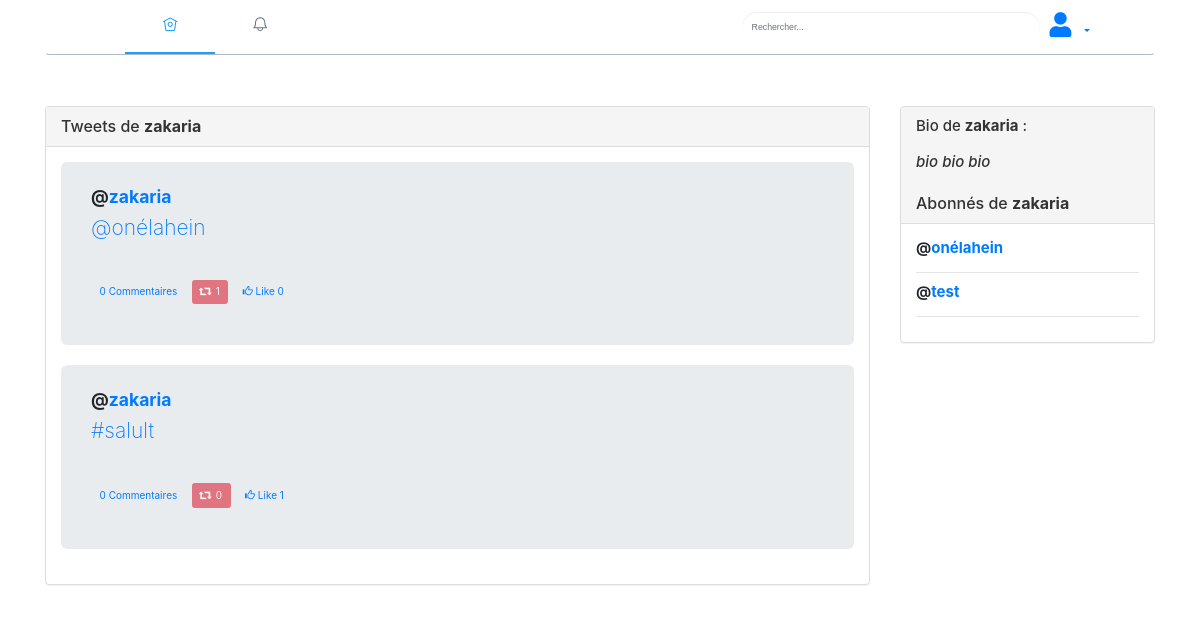
The page /views/user_tweets.php?data=zakaria (signed in) on the database its author committed.
### tables this page shows
CREATE TABLE IF NOT EXISTS `tweet` (
  `id` int NOT NULL AUTO_INCREMENT,
  `id_user` int NOT NULL,
  `content` text NOT NULL,
  `id_hashtag` int DEFAULT NULL,
  `id_user_mention` int DEFAULT NULL,
  `id_media` int DEFAULT NULL,
  `date` datetime NOT NULL,
  PRIMARY KEY (`id`),
  KEY `id_hashtag` (`id_hashtag`),
  KEY `id_user_mention` (`id_user_mention`),
  KEY `id_media` (`id_media`),
  KEY `id_user` (`id_user`)
);

CREATE TABLE IF NOT EXISTS `users` (
  `id` int NOT NULL AUTO_INCREMENT,
  `nickname` varchar(255) NOT NULL,
  `birthday` date NOT NULL,
  `email` varchar(255) NOT NULL,
  `password` varchar(255) NOT NULL,
  `registration_date` datetime NOT NULL,
  `bio` text,
  `theme` varchar(255) NOT NULL,
  PRIMARY KEY (`id`),
  UNIQUE KEY `email` (`email`),
  UNIQUE KEY `nickname` (`nickname`)
);

### views/user_tweets.php (the view, shortened to what this page needs)
<?php
include('../connect/functions.php');
$query = "
SELECT users.bio as 'bio',users.*, tweet.* FROM tweet
INNER JOIN users ON users.id = tweet.id_user
WHERE users.nickname = '" . $_GET["data"] . "'
GROUP BY tweet.id
ORDER BY tweet.id DESC
";
$statement = $connect->prepare($query);
$statement->execute();
$total_row = $statement->rowCount();
$user_id = Get_user_id($connect, $_GET["data"]);
?>
<html>
<head>
	<link rel="stylesheet" href="https://maxcdn.bootstrapcdn.com/bootstrap/3.3.7/css/bootstrap.min.css">
	<link rel="stylesheet" href="../css/style1.css">
	<link rel="stylesheet" href="../css/dark.css">
</head>
<body>
	<div class="container">
		<?php
		include('menu.php');
		?>
		<div>
		</div>
		<div class="row">
			<?php
			if ($total_row > 0) {
				$result = $statement->fetchAll();
			?>
				<div class="col-md-9">
					<div class="panel panel-default">
						<div class="panel-heading">
							<div class="row">
								<div class="col-md-6">
									<h3 class="panel-title">Tweets de <?php echo '<b>' . ' ' . $_GET["data"] . '</b>'; ?></h3>
								</div>
								<div class="col-md-6" style="text-align:right;">
								</div>
							</div>
						</div>
						<div class="panel-body">
							<?php
							foreach ($result as $row) {
								$repost = 'disabled';
								echo '
							<div class="jumbotron" style="padding:24px 30px 24px 30px">
								<div class="row">
									<div class="col-md-10">
										<h3><b>@<a href="/views/user_tweets.php?data=' . $row["nickname"] . '">' . $row["nickname"] . '</a></b></h3>
										<p>' . toMention($row["content"]) . '<br /><br />
										<button type="button" class="btn btn-link post_comment" id="' . $row["id"] . '" data-user_id="' . $row["id"] . '">' . count_comment($connect, $row["id"]) . ' Commentaires</button>
										<button type="button" class="btn btn-danger repost" data-post_id="' . $row["id"] . '" ' . $repost . '><span class="glyphicon glyphicon-retweet"></span>&nbsp;&nbsp;' . count_retweet($connect, $row["id"]) . '</button>
										<button type="button" class="btn btn-link like_button" data-post_id="' . $row["id"] . '"><span class="glyphicon glyphicon-thumbs-up"></span> Like ' . count_total_post_like($connect, $row["id"]) . '</button>
										</p>
										<div id="comment_form' . $row["id"] . '" style="display:none;">
											<span id="old_comment' . $row["id"] . '"></span>
											<div class="form-group">
												<textarea name="comment" class="form-control" id="comment' . $row["id"] . '"></textarea>
											</div>
											<div class="form-group" align="right">
												<button type="button" name="submit_comment" class="btn btn-primary btn-xs submit_comment" data-post_id="' . $row["id"] . '">Commenter</button>
											</div>
										</div>
									</div>
								</div>
							</div>
							';
							}
							?>
						</div>
					</div>
				</div>
				<div class="col-md-3">
					<div class="panel panel-default">
						<div class="panel-heading">
							<h4>Bio de <b><?php echo  ' ' . $_GET["data"]; ?></b> : <br> <br> <i><?php echo $row["bio"]; ?> </i><br><br></h4>
							<h3 class="panel-title">Abonnés de <b><?php echo  ' ' . $_GET["data"]; ?></b></h3>
						</div>
						<div class="panel-body">
							<?php
							$follower_query = "
						SELECT * FROM users
							INNER JOIN link_user_follower_user_following
							ON link_user_follower_user_following.id_following = users.id
							WHERE link_user_follower_user_following.id_follower = '" . $user_id . "'
						";
							$statement = $connect->prepare($follower_query);
							$statement->execute();
							$follower_result = $statement->fetchAll();
							foreach ($follower_result as $follower_row) {
								echo '
							<div class="row">
								<div class="col-md-8">
									<h4><b>@<a href="/views/user_tweets.php?data=' . $follower_row["nickname"] . '">' . $follower_row["nickname"] . '</a></b></h4>
								</div>
							</div>
							<hr />
							';
							}
							?>
						</div>
					</div>
				</div>
			<?php
			} else {
				echo '<h3 style="text-align:center;color:red;">Aucun tweet trouvé</h3>';
			}
			?>
		</div>
	</div>
</body>
</html>

### connect/functions.php (shortened to what this page needs)
<?php
function Load_notification($connect, $receiver_id)
{
	$query = "
	SELECT * FROM notifications
	WHERE notification_receiver_id = '" . $receiver_id . "'
	ORDER BY notification_id DESC
	";
	$statement = $connect->prepare($query);
	$statement->execute();
	$result = $statement->fetchAll();
	$total_row = $statement->rowCount();
	$output = '';
	if ($total_row > 0) {
		foreach ($result as $row) {
			$output .= '<li><a href="#">' . $row["notification_text"] . '</a></li>';
		}
	}
	return $output;
}
function toMention($content)
{
	if ($content) {
		$exploded = explode(' ', $content);
		$countEx = count($exploded);
		for ($i = 0; $i < $countEx; $i++) {
			if (substr($exploded[$i], 0, 1) == '@') {
				$exploded[$i] = "<a href='/views/user_tweets.php?data=" . substr($exploded[$i], 1) . "'>" . $exploded[$i] . "</a>";
			}
		}
		$finalContent = implode(' ', $exploded);
		return $finalContent;
	}
}
function count_retweet($connect, $post_id)
{
	$query = "
	SELECT * FROM link_user_tweet
	WHERE id_tweet = '" . $post_id . "'
	";
	$statement = $connect->prepare($query);
	$statement->execute();
	return $statement->rowCount();
}
function count_comment($connect, $post_id)
{
	$query = "
	SELECT * FROM comments
	WHERE id_tweet = '" . $post_id . "'
	";
	$statement = $connect->prepare($query);
	$statement->execute();
	return $statement->rowCount();
}
function Get_user_id($connect, $username)
{
	$query = "
	SELECT id FROM users
	WHERE nickname = '" . $username . "'
	";
	$statement = $connect->prepare($query);
	$statement->execute();
	$result = $statement->fetchAll();
	foreach ($result as $row) {
		return $row["id"];
	}
}
function count_total_post_like($connect, $post_id)
{
	$query = "
	SELECT * FROM likes
	WHERE id_tweet = '" . $post_id . "'
	";
	$statement = $connect->prepare($query);
	$statement->execute();
	return $statement->rowCount();
}

### css/dark.css (style rules this page uses)
* { box-sizing: border-box; }
body { background-color: #fafafa; align-items: center; justify-content: center; margin: 0; transition: background 0.2s linear; }
@media (prefers-color-scheme: light) { body { background:#fff; color: #424242; } }

### rows shown on the page
tweet: id_user.nickname "zakaria", content "@onélahein", id "0", id "1"
tweet: id_user.nickname "zakaria", content "#salult", id "0", id "1"
users: bio "bio bio bio"
users: nickname "onélahein"
users: nickname "test"

### other values the page prints
$_GET["data"] "zakaria"
